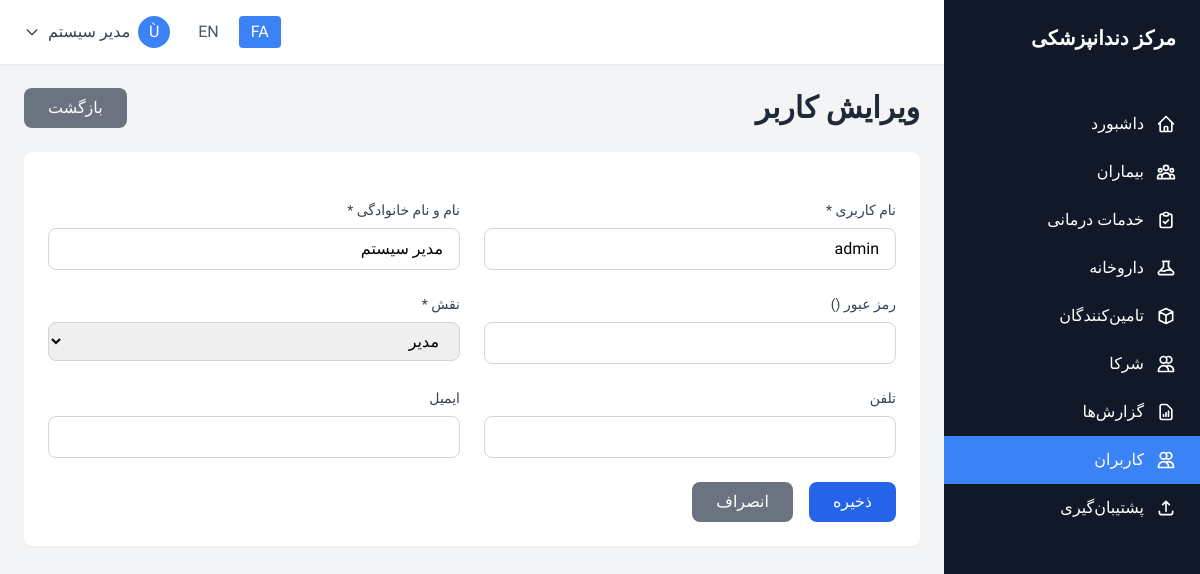
Page /users/edit.php?id=1 (signed in) on the committed database.
### tables this page shows
CREATE TABLE IF NOT EXISTS system (
    id INT AUTO_INCREMENT PRIMARY KEY,
    record_type ENUM('setting', 'activity_log') NOT NULL,
    setting_key VARCHAR(50),
    setting_value TEXT,
    setting_type VARCHAR(20) DEFAULT 'text',
    description TEXT,
    user_id INT,
    action VARCHAR(50),
    table_name VARCHAR(50),
    record_id INT,
    ip_address VARCHAR(45),
    user_agent TEXT,
    created_at DATETIME DEFAULT CURRENT_TIMESTAMP,
    updated_at DATETIME DEFAULT CURRENT_TIMESTAMP ON UPDATE CURRENT_TIMESTAMP,
    INDEX idx_record_type (record_type),
    INDEX idx_setting_key (setting_key),
    INDEX idx_user_action (user_id, action),
    INDEX idx_table_record (table_name, record_id),
    INDEX idx_activity_date (created_at),
    UNIQUE KEY unique_setting (setting_key, record_type),
    FOREIGN KEY (user_id) REFERENCES users(id) ON DELETE SET NULL
);

CREATE TABLE IF NOT EXISTS users (
    id INT AUTO_INCREMENT PRIMARY KEY,
    username VARCHAR(50) UNIQUE NOT NULL,
    password VARCHAR(255) NOT NULL,
    full_name VARCHAR(100) NOT NULL,
    email VARCHAR(100),
    phone VARCHAR(20),
    role ENUM('admin', 'dentist', 'secretary', 'accountant') NOT NULL,
    is_active TINYINT(1) DEFAULT 1,
    last_login DATETIME,
    failed_login_attempts INT DEFAULT 0,
    locked_until DATETIME,
    password_changed_at DATETIME DEFAULT CURRENT_TIMESTAMP,
    created_at DATETIME DEFAULT CURRENT_TIMESTAMP,
    updated_at DATETIME DEFAULT CURRENT_TIMESTAMP ON UPDATE CURRENT_TIMESTAMP,
    INDEX idx_username_active (username, is_active),
    INDEX idx_role_active (role, is_active),
    INDEX idx_login_attempts (failed_login_attempts, locked_until)
);

### users/edit.php (the view, shortened to what the rows shown need)
<?php
require_once '../config/config.php';
$userId = intval($_GET['id'] ?? 0);
$user = fetchOne("SELECT * FROM users WHERE id = ?", [$userId]);
include '../includes/header.php';
?>
<div class="space-y-6">
    <div class="flex items-center justify-between">
        <h1 class="text-3xl font-bold text-gray-800"><?php echo $lang['edit_user']; ?></h1>
    </div>
    <div class="bg-white rounded-lg shadow-sm p-6">
        <form id="user-form" class="space-y-6">
            <div class="grid grid-cols-1 md:grid-cols-2 gap-6">
                <div>
                    <label class="block text-sm font-medium text-gray-700 mb-2">
                        <?php echo $lang['username']; ?> *
                    </label>
                    <input type="text" name="username" value="<?php echo htmlspecialchars($user['username']); ?>" required
                        class="w-full px-4 py-2 border border-gray-300 rounded-lg focus:ring-2 focus:ring-blue-500 focus:border-transparent outline-none">
                </div>
                <div>
                    <label class="block text-sm font-medium text-gray-700 mb-2">
                        <?php echo $lang['full_name']; ?> *
                    </label>
                    <input type="text" name="full_name" value="<?php echo htmlspecialchars($user['full_name']); ?>" required
                        class="w-full px-4 py-2 border border-gray-300 rounded-lg focus:ring-2 focus:ring-blue-500 focus:border-transparent outline-none">
                </div>
                <div>
                    <label class="block text-sm font-medium text-gray-700 mb-2">
                        <?php echo $lang['role']; ?> *
                    </label>
                    <select name="role" required
                        class="w-full px-4 py-2 border border-gray-300 rounded-lg focus:ring-2 focus:ring-blue-500 focus:border-transparent outline-none">
                        <option value="admin" <?php echo $user['role'] === 'admin' ? 'selected' : ''; ?>><?php echo $lang['admin']; ?></option>
                    </select>
                </div>
            </div>
        </form>
    </div>
</div>
<?php include '../includes/footer.php'; ?>

### includes/header.php (shortened to what the rows shown need)
<?php
$lang = loadLanguage();
$user = getCurrentUser();
?>
<!DOCTYPE html>
<html lang="<?php echo $current_lang; ?>" dir="<?php echo $current_lang === 'fa' ? 'rtl' : 'ltr'; ?>">
<head>
    <script src="https://cdn.tailwindcss.com"></script>
</head>
<body class="bg-gray-100">
    <div class="flex h-screen overflow-hidden">
        <aside class="w-64 bg-gray-900 text-white flex-shrink-0 hidden md:block flex flex-col">
            <div class="p-6 flex-shrink-0">
                <h1 class="text-xl font-bold"><?php echo getSetting('clinic_name', $lang['app_name']); ?></h1>
            </div>
        </aside>
        <div class="flex-1 flex flex-col overflow-hidden">
            <header class="bg-white shadow-sm">
                <div class="flex items-center justify-between px-6 py-4">
                    <div class="flex items-center gap-4">
                        <div class="relative">
                            <button id="user-menu-button" class="flex items-center gap-2 text-gray-700 hover:text-gray-900">
                                <div class="w-8 h-8 bg-blue-500 rounded-full flex items-center justify-center text-white font-medium">
                                    <?php echo strtoupper(substr($user['full_name'], 0, 1)); ?>
                                </div>
                                <span class="hidden md:block"><?php echo $user['full_name']; ?></span>
                                <svg class="w-4 h-4" fill="none" stroke="currentColor" viewBox="0 0 24 24">
                                    <path stroke-linecap="round" stroke-linejoin="round" stroke-width="2" d="M19 9l-7 7-7-7"></path>
                                </svg>
                            </button>
                        </div>
                    </div>
                </div>
            </header>
            <main class="flex-1 overflow-y-auto p-6">

### rows in the picture
system: setting_value "مرکز دندانپزشکی"
users: full_name "Ù", full_name "مدیر سیستم", username "admin", role "مدیر"

### other values in the picture
$lang['menu_dashboard'] "داشبورد"
$lang['menu_patients'] "بیماران"
$lang['menu_services'] "خدمات درمانی"
$lang['menu_medicines'] "داروخانه"
$lang['menu_suppliers'] "تامین‌کنندگان"
$lang['menu_partners'] "شرکا"
$lang['menu_reports'] "گزارش‌ها"
$lang['menu_users'] "کاربران"
$lang['menu_backup'] "پشتیبان‌گیری"
$lang['edit_user'] "ویرایش کاربر"
$lang['back'] "بازگشت"
$lang['username'] "نام کاربری"
$lang['full_name'] "نام و نام خانوادگی"
$lang['password'] "رمز عبور"
$lang['role'] "نقش"
